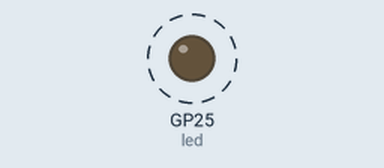
Simulated run of this program. Board: Raspberry Pi Pico running MicroPython. Shown: output pins drawn as LEDs (lit = HIGH). Dashed ring = blinking. What the program prints to the serial console is not drawn.

Above: at 0.5 s.
Timing chart, 0 to 4.6 s (numbered marks = the images above):
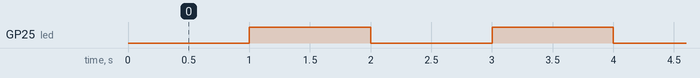

The program:

basic_101.py
```python
from machine import Pin, Timer
import sys

"""
Basic stuff.
Blink a LED
"""

print("Python version {}".format(sys.version))

led = Pin(25, Pin.OUT)
timer = Timer()


def tick(timer: Timer) -> None:
    global led
    led.toggle()
    print('Toggle LED')

timer.init(freq=1, mode=Timer.PERIODIC, callback=tick)
```

Measured:
- by itself, GP25 (led): alternates HIGH for 1.0 s and LOW for 1.0 s
